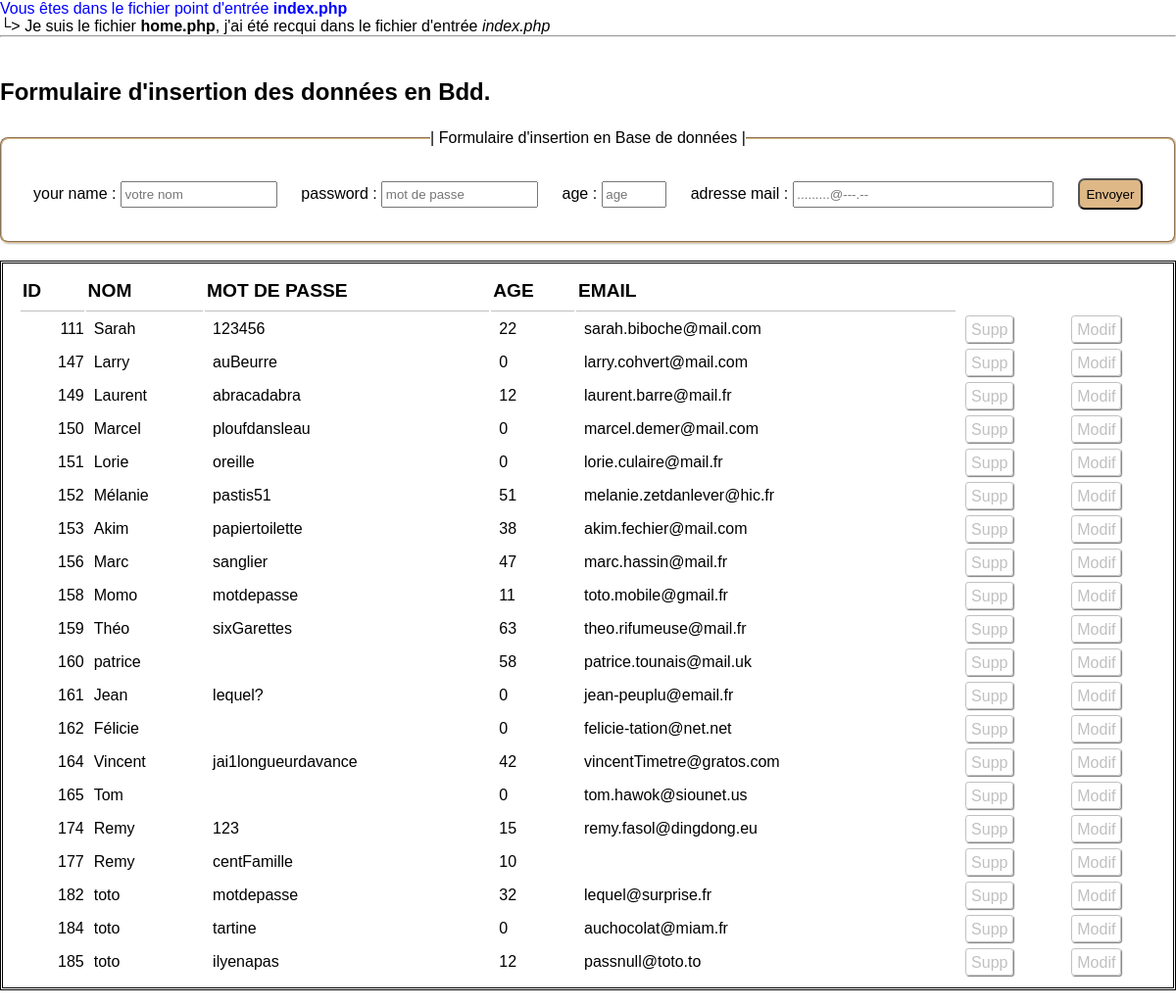
The page / on the database its author committed.
### tables this page shows
CREATE TABLE `users` (
  `id` int(11) NOT NULL,
  `username` varchar(100) NOT NULL,
  `password` varchar(32) NOT NULL,
  `age` int(3) NOT NULL,
  `email` varchar(100) NOT NULL
);

### bdd/selectReccToBdd_sql.php (called while the page is built, shortened)
<?php
  require __DIR__ . '\connex_bdd.php';
  $selectReccToBdd = "SELECT * FROM users";
  $pdoStmt = $connectToBdd->query($selectReccToBdd);
  $rows = $pdoStmt->fetchAll(PDO::FETCH_ASSOC);

### views/displayDatas.php (the view)
<?php
  require './bdd/selectReccToBdd_sql.php';
?>
<table id="table">
  <thead>
    <tr>
      <th>Id</th>
      <th>Nom</th>
      <th>Mot de passe</th>
      <th>Age</th>
      <th>Email</th>
    </tr>
  </thead>
  <tbody>
  <?php foreach($rows AS $reccDatasRow):   ?>
    <tr>
      <td><?= $reccDatasRow['id']; ?></td>
      <td><?= $reccDatasRow['username']; ?></td>
      <td><?= $reccDatasRow['password']; ?></td>
      <td><?= $reccDatasRow['age']; ?></td>
      <td><?= $reccDatasRow['email']; ?></td>
      <td><a href=".\bdd\deleteReccToBdd_sql.php?del_Id=<?= intval($reccDatasRow['id']); ?>" class="cta cta_del" title="Vous allez supprimer l'enregistrement n° <?= $reccDatasRow['id']; ?>">Supp</a></td>
      <td><a href=".\Controlers\CheckReccUpdate_ctrl.php?upd_Id=<?= intval($reccDatasRow['id']); ?>" class="cta cta_upd" title="Vous allez modifier l'enregistrement n° <?= $reccDatasRow['id']; ?>">Modif</a></td>
    </tr>
  <?php endforeach; ?>
  </tbody>
</table>

### index.php
<?php
  echo '<p style="color: blue">Vous êtes dans le fichier point d\'entrée <strong>index.php</strong></p>' ;
  Require __DIR__ . '\views\home.php';

### views/home.php
<?php
  echo '<p>└> Je suis le fichier <strong>home.php</strong>, j\'ai été recqui dans le fichier d\'entrée <em>index.php</em></p>';
  echo '<hr><br>';
  require __DIR__ . '\templates\doctype.php';
?>
  <h1>Formulaire d'insertion des données en Bdd.</h1>
  <?php
    require __DIR__ . '\templates\formulaire_tpl.php';
    require __DIR__ . '\displayDatas.php';
  ?>
  <?php require __DIR__ . '\templates\footer.php'; ?>

### views/templates/doctype.php (shortened to what this page needs)
<!DOCTYPE html>
<html lang="fr">
<head>
  <link href="asset\css\style.css" rel="stylesheet" />
  <link href="..\asset\css\style.css" rel="stylesheet" />
</head>
<body>
<section id="wrapper">

### views/templates/formulaire_tpl.php
<fieldset>
<legend>| Formulaire d'insertion en Base de données |</legend>
  <form action=".\Controlers\CheckDatasFormInsert_ctrl.php" method="POST">
    <label for="name">your name :
      <input type="text" name="username" id="name" placeholder="votre nom" required >
    </label>
    <label for="password">password :
      <input type="password" name="password" id="password" placeholder="mot de passe">
    </label>
    <label for="age">age :
      <input type="number" name="age" min="0" max="99" id="age" placeholder="age">
    </label>
    <label for="mail">adresse mail :
      <input type="email" name="email" id="mail" placeholder=".........@---.--">
    </label>
    <button class="btn_send">Envoyer</button>
  </form>
  </fieldset>
<br>

### views/templates/footer.php (shortened to what this page needs)
  </section>
</body>
</html>

### asset/css/style.css (style rules this page uses)
* { box-sizing: border-box; margin: 0px; padding: 0px; }
body { font-size: 100%; font-family: sans-serif; }
#wrapper { max-width: 1280px; margin: 0 auto; }
h1 { margin-top: 1em; margin-bottom: 1em; }
#table { border: double black; width: 100%; padding: 0.3em 0 0.5em 1em; }
#table thead tr th { text-transform: uppercase; text-align: left; border-bottom: solid 1px silver; padding: 0.5em 0.1em 0.5em 0.1em; font-size: 1.2em; }
#table tbody tr td { height: 2em; padding-left: 0.5em; }
#table tbody tr td:nth-child(1) { text-align: right; }
legend { text-align: center; }
form { padding: 2em; display: flex; justify-content: space-between; align-items: center; }
fieldset { border-color: burlywood; box-shadow: 1px 1px 2px silver; border-radius: 0.5em; }
input { padding: 0.3em 0.2em; }
input[type="number"] { width: 5em; }
input[type="text"]:nth-child(1), input[type="password"] { width: 12em; }
input[type="email"] { width: 20em; }
.btn_send { outline: none; background-color: burlywood; }
.btn_send { border-radius: 0.5em; padding: 0.5em; align-self: center; }
.cta, .cta_return { border: solid 1px silver; border-radius: 0.2em; padding: 0.3em; text-decoration: none; color: silver; box-shadow: 1px 1px 1px gray; transition: all 0.2s ease-in-out; }

### rows shown on the page
users: id "111", username "Sarah", password "123456", age "22", email "sarah.biboche@mail.com"
users: id "147", username "Larry", password "auBeurre", age "0", email "larry.cohvert@mail.com"
users: id "149", username "Laurent", password "abracadabra", age "12", email "laurent.barre@mail.fr"
users: id "150", username "Marcel", password "ploufdansleau", age "0", email "marcel.demer@mail.com"
users: id "151", username "Lorie", password "oreille", age "0", email "lorie.culaire@mail.fr"
users: id "152", username "Mélanie", password "pastis51", age "51", email "melanie.zetdanlever@hic.fr"
users: id "153", username "Akim", password "papiertoilette", age "38", email "akim.fechier@mail.com"
users: id "156", username "Marc", password "sanglier", age "47", email "marc.hassin@mail.fr"
users: id "158", username "Momo", password "motdepasse", age "11", email "toto.mobile@gmail.fr"
users: id "159", username "Théo", password "sixGarettes", age "63", email "theo.rifumeuse@mail.fr"
users: id "160", username "patrice", age "58", email "patrice.tounais@mail.uk"
users: id "161", username "Jean", password "lequel?", age "0", email "jean-peuplu@email.fr"
users: id "162", username "Félicie", age "0", email "felicie-tation@net.net"
users: id "164", username "Vincent", password "jai1longueurdavance", age "42", email "vincentTimetre@gratos.com"
users: id "165", username "Tom", age "0", email "tom.hawok@siounet.us"
users: id "174", username "Remy", password "123", age "15", email "remy.fasol@dingdong.eu"
users: id "177", username "Remy", password "centFamille", age "10"
users: id "182", username "toto", password "motdepasse", age "32", email "lequel@surprise.fr"
users: id "184", username "toto", password "tartine", age "0", email "auchocolat@miam.fr"
users: id "185", username "toto", password "ilyenapas", age "12", email "passnull@toto.to"
